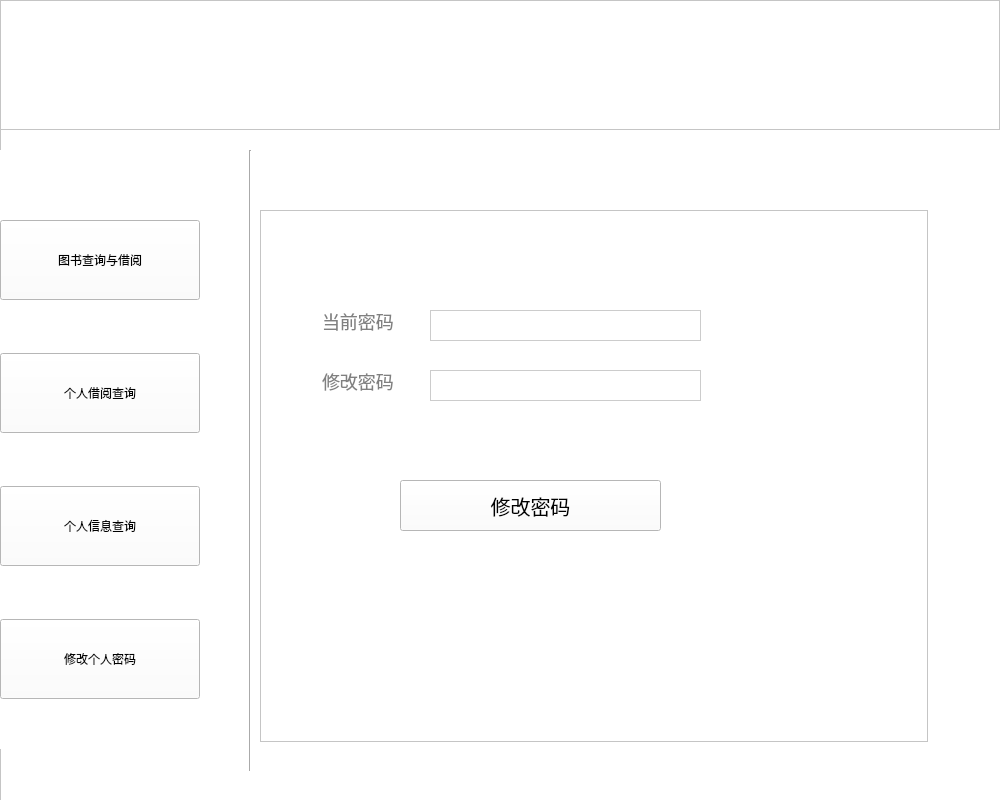
<?xml version="1.0" encoding="UTF-8"?>
<ui version="4.0">
 <class>reader_alterpwd</class>
 <widget class="QWidget" name="reader_alterpwd">
  <property name="geometry">
   <rect>
    <x>0</x>
    <y>0</y>
    <width>1000</width>
    <height>800</height>
   </rect>
  </property>
  <property name="windowTitle">
   <string>Form</string>
  </property>
  <widget class="QFrame" name="frame">
   <property name="geometry">
    <rect>
     <x>0</x>
     <y>0</y>
     <width>1001</width>
     <height>1000</height>
    </rect>
   </property>
   <property name="sizePolicy">
    <sizepolicy hsizetype="Fixed" vsizetype="Expanding">
     <horstretch>0</horstretch>
     <verstretch>0</verstretch>
    </sizepolicy>
   </property>
   <property name="minimumSize">
    <size>
     <width>800</width>
     <height>1000</height>
    </size>
   </property>
   <property name="maximumSize">
    <size>
     <width>100000</width>
     <height>100000</height>
    </size>
   </property>
   <property name="styleSheet">
    <string notr="true">background-color: rgb(255, 255, 255);</string>
   </property>
   <property name="frameShape">
    <enum>QFrame::StyledPanel</enum>
   </property>
   <property name="frameShadow">
    <enum>QFrame::Raised</enum>
   </property>
   <widget class="QGraphicsView" name="Title_2">
    <property name="geometry">
     <rect>
      <x>0</x>
      <y>0</y>
      <width>1000</width>
      <height>130</height>
     </rect>
    </property>
    <property name="styleSheet">
     <string notr="true">background-image: url(:/image/捕获.PNG);</string>
    </property>
   </widget>
   <widget class="QWidget" name="verticalLayoutWidget_2">
    <property name="geometry">
     <rect>
      <x>0</x>
      <y>150</y>
      <width>202</width>
      <height>599</height>
     </rect>
    </property>
    <layout class="QVBoxLayout" name="verticalLayout_2">
     <property name="spacing">
      <number>3</number>
     </property>
     <property name="topMargin">
      <number>20</number>
     </property>
     <item>
      <widget class="QPushButton" name="pb_querybook_2">
       <property name="minimumSize">
        <size>
         <width>200</width>
         <height>80</height>
        </size>
       </property>
       <property name="maximumSize">
        <size>
         <width>200</width>
         <height>80</height>
        </size>
       </property>
       <property name="styleSheet">
        <string notr="true">
font: 16pt &quot;Adobe Devanagari&quot;;
</string>
       </property>
       <property name="text">
        <string>图书查询与借阅</string>
       </property>
      </widget>
     </item>
     <item>
      <widget class="QPushButton" name="pb_queryborrow_2">
       <property name="minimumSize">
        <size>
         <width>200</width>
         <height>80</height>
        </size>
       </property>
       <property name="maximumSize">
        <size>
         <width>200</width>
         <height>80</height>
        </size>
       </property>
       <property name="styleSheet">
        <string notr="true">font: 16pt &quot;Adobe Devanagari&quot;;</string>
       </property>
       <property name="text">
        <string>个人借阅查询</string>
       </property>
      </widget>
     </item>
     <item>
      <widget class="QPushButton" name="pb_querymyself_2">
       <property name="minimumSize">
        <size>
         <width>200</width>
         <height>80</height>
        </size>
       </property>
       <property name="maximumSize">
        <size>
         <width>200</width>
         <height>80</height>
        </size>
       </property>
       <property name="styleSheet">
        <string notr="true">font: 16pt &quot;Adobe Devanagari&quot;;</string>
       </property>
       <property name="text">
        <string>个人信息查询</string>
       </property>
      </widget>
     </item>
     <item>
      <widget class="QPushButton" name="pb_alterpwd_2">
       <property name="minimumSize">
        <size>
         <width>200</width>
         <height>80</height>
        </size>
       </property>
       <property name="maximumSize">
        <size>
         <width>200</width>
         <height>80</height>
        </size>
       </property>
       <property name="styleSheet">
        <string notr="true">font: 16pt &quot;Adobe Devanagari&quot;;</string>
       </property>
       <property name="text">
        <string>修改个人密码</string>
       </property>
      </widget>
     </item>
    </layout>
   </widget>
   <widget class="Line" name="line_2">
    <property name="geometry">
     <rect>
      <x>240</x>
      <y>150</y>
      <width>20</width>
      <height>621</height>
     </rect>
    </property>
    <property name="styleSheet">
     <string notr="true">font: 75 9pt &quot;Adobe Devanagari&quot;;</string>
    </property>
    <property name="orientation">
     <enum>Qt::Vertical</enum>
    </property>
   </widget>
   <widget class="QFrame" name="frame_3">
    <property name="geometry">
     <rect>
      <x>260</x>
      <y>210</y>
      <width>668</width>
      <height>532</height>
     </rect>
    </property>
    <property name="frameShape">
     <enum>QFrame::StyledPanel</enum>
    </property>
    <property name="frameShadow">
     <enum>QFrame::Raised</enum>
    </property>
    <widget class="QLineEdit" name="lineEdit_5">
     <property name="geometry">
      <rect>
       <x>60</x>
       <y>100</y>
       <width>81</width>
       <height>31</height>
      </rect>
     </property>
     <property name="styleSheet">
      <string notr="true">color:#808080;
border:none;
font-size:18px;
font-family:&quot;微软雅黑&quot;;
text-align:left;</string>
     </property>
     <property name="text">
      <string>当前密码</string>
     </property>
    </widget>
    <widget class="QLineEdit" name="lineEdit_8">
     <property name="geometry">
      <rect>
       <x>60</x>
       <y>160</y>
       <width>81</width>
       <height>31</height>
      </rect>
     </property>
     <property name="styleSheet">
      <string notr="true">color:#808080;
border:none;
font-size:18px;
font-family:&quot;微软雅黑&quot;;
text-align:left;</string>
     </property>
     <property name="text">
      <string>修改密码</string>
     </property>
    </widget>
    <widget class="QLineEdit" name="currentpwd">
     <property name="geometry">
      <rect>
       <x>170</x>
       <y>100</y>
       <width>271</width>
       <height>31</height>
      </rect>
     </property>
     <property name="styleSheet">
      <string notr="true">border:1px solid #cccccc;
font-size:18px;
font-family:&quot;微软雅黑&quot;;
text-align:left;</string>
     </property>
     <property name="text">
      <string/>
     </property>
    </widget>
    <widget class="QLineEdit" name="modefied_pwd">
     <property name="geometry">
      <rect>
       <x>170</x>
       <y>160</y>
       <width>271</width>
       <height>31</height>
      </rect>
     </property>
     <property name="styleSheet">
      <string notr="true">color:#808080;
border:1px solid #cccccc;
font-size:18px;
font-family:&quot;微软雅黑&quot;;
text-align:left;</string>
     </property>
    </widget>
    <widget class="QPushButton" name="pb_borrowsubmit_2">
     <property name="geometry">
      <rect>
       <x>140</x>
       <y>270</y>
       <width>261</width>
       <height>51</height>
      </rect>
     </property>
     <property name="sizePolicy">
      <sizepolicy hsizetype="Minimum" vsizetype="Expanding">
       <horstretch>0</horstretch>
       <verstretch>0</verstretch>
      </sizepolicy>
     </property>
     <property name="styleSheet">
      <string notr="true">
font-size:20px;
font-family:&quot;微软雅黑&quot;;
padding-top:5;
padding-bottom:5;</string>
     </property>
     <property name="text">
      <string>修改密码</string>
     </property>
    </widget>
   </widget>
  </widget>
 </widget>
 <resources/>
 <connections/>
</ui>
